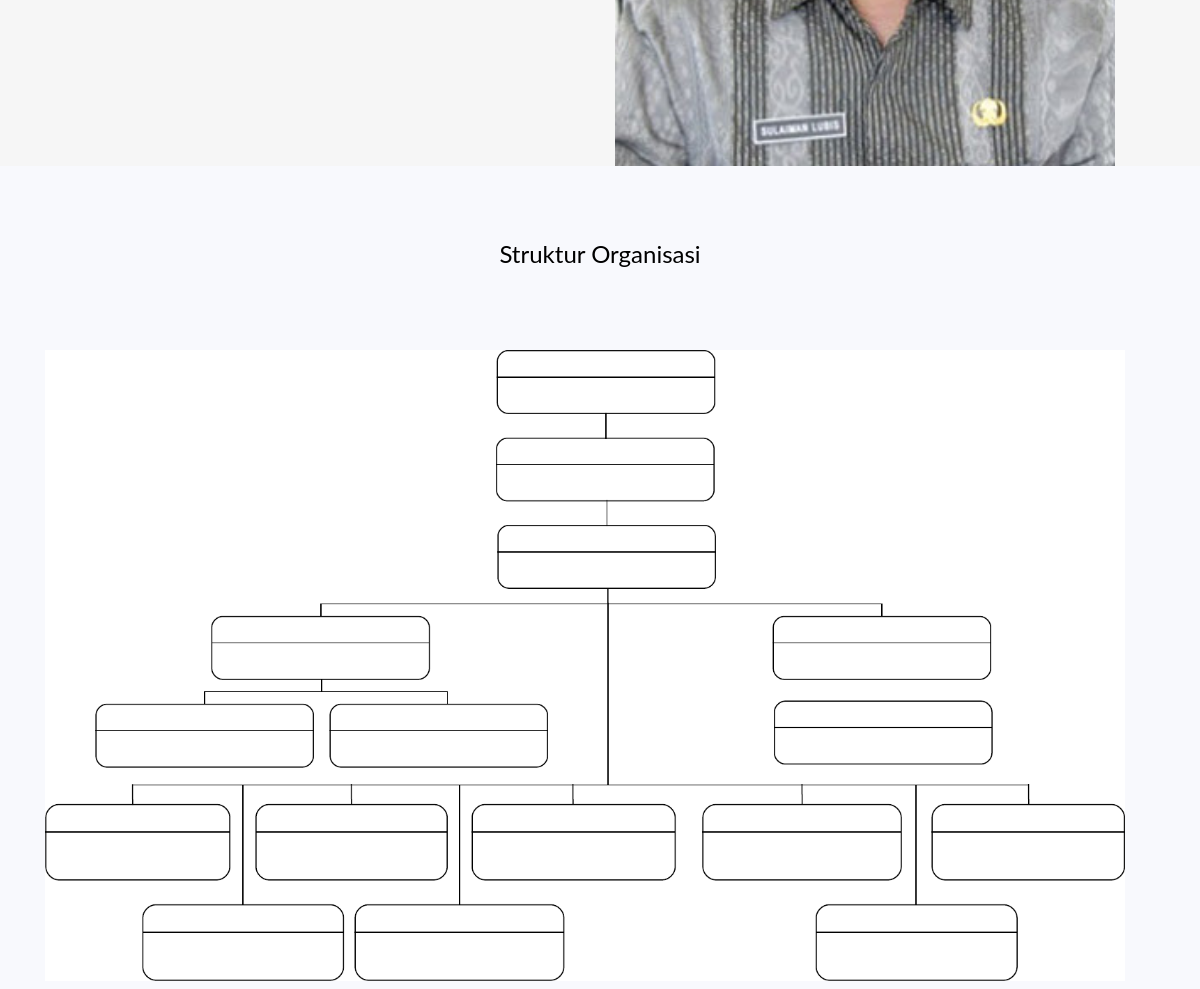
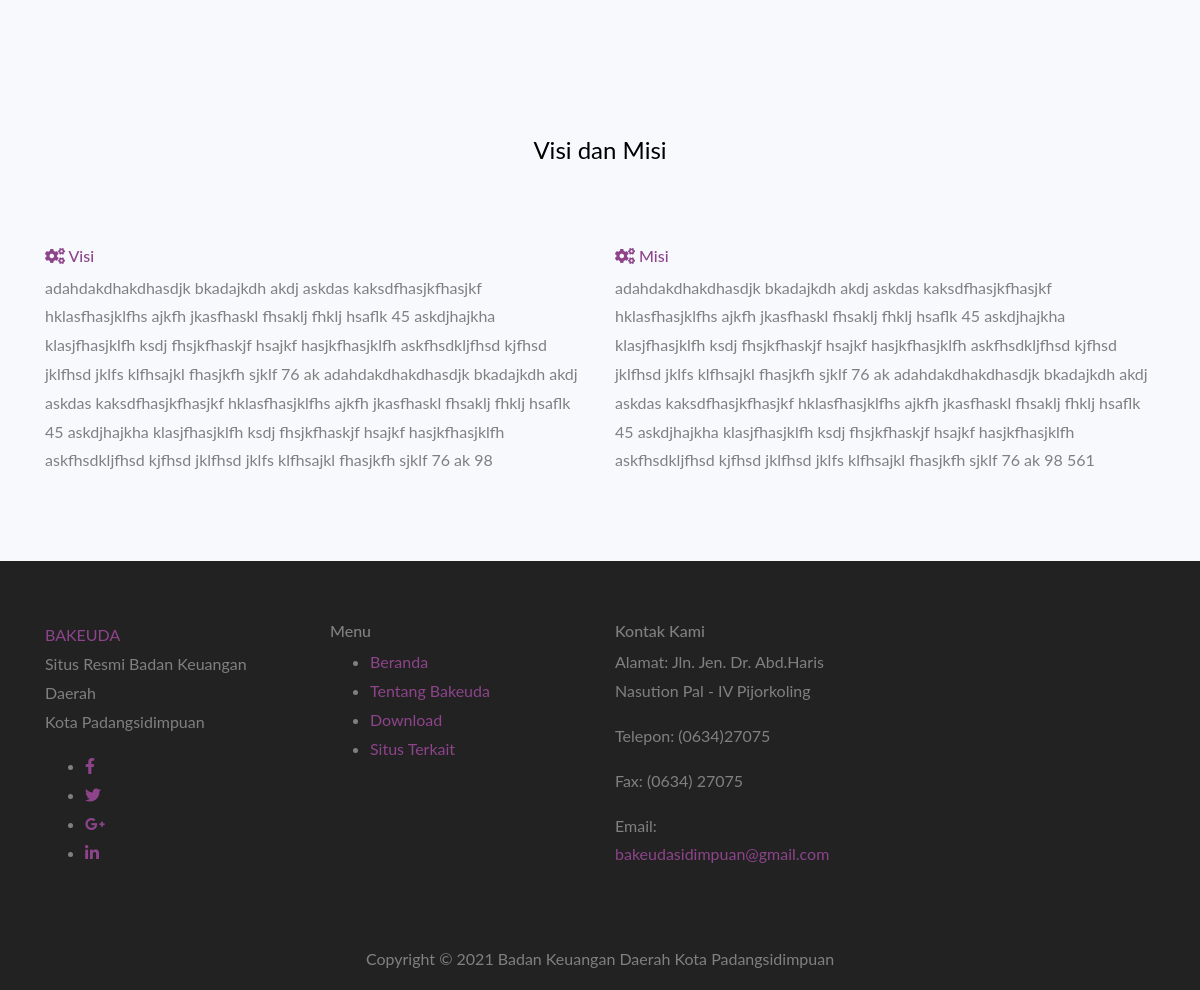
/index.php/galeri/tentangbakeuda (lower part), run on an earlier commit of the app's database (2 pictures, top to bottom).
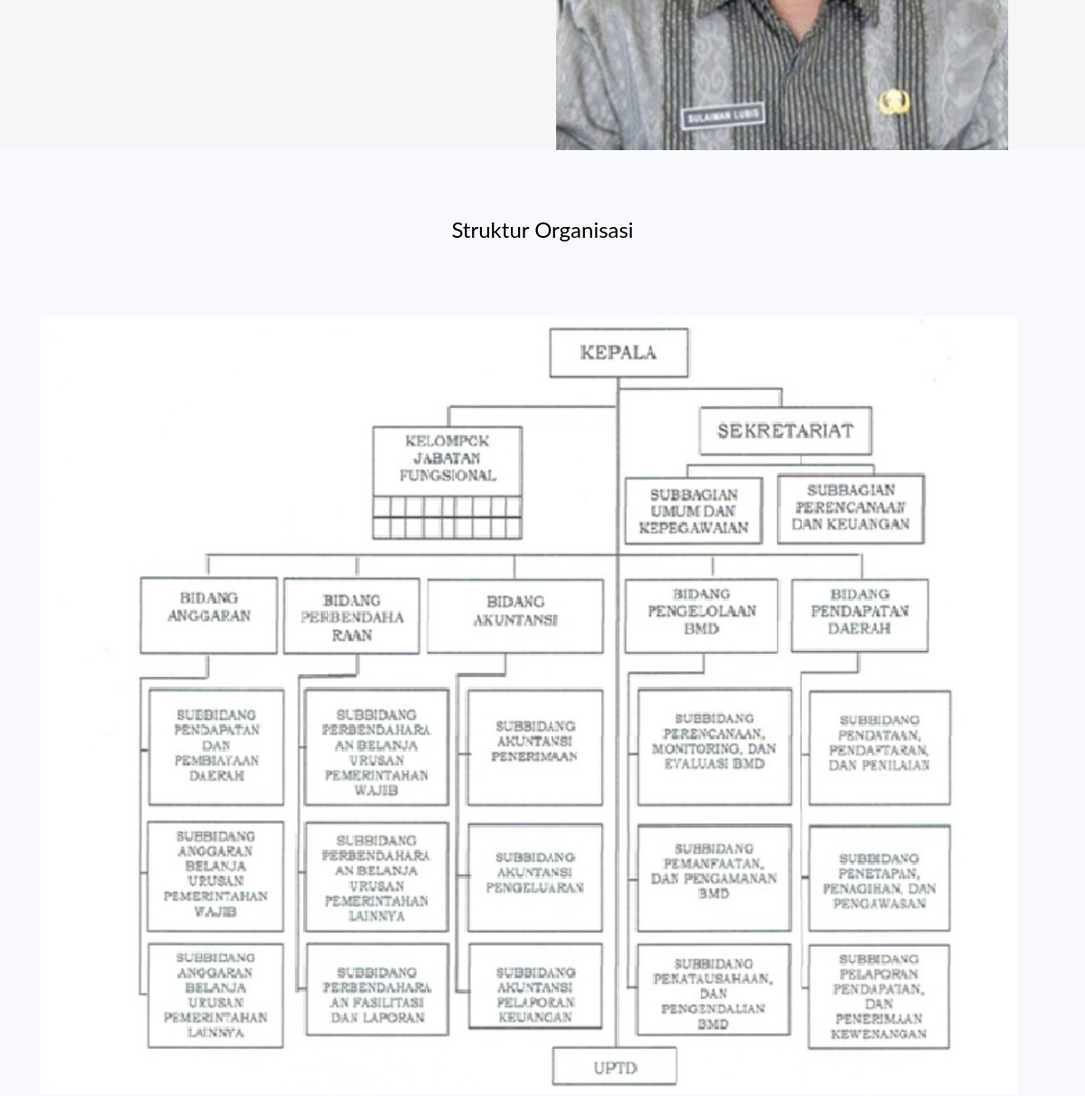
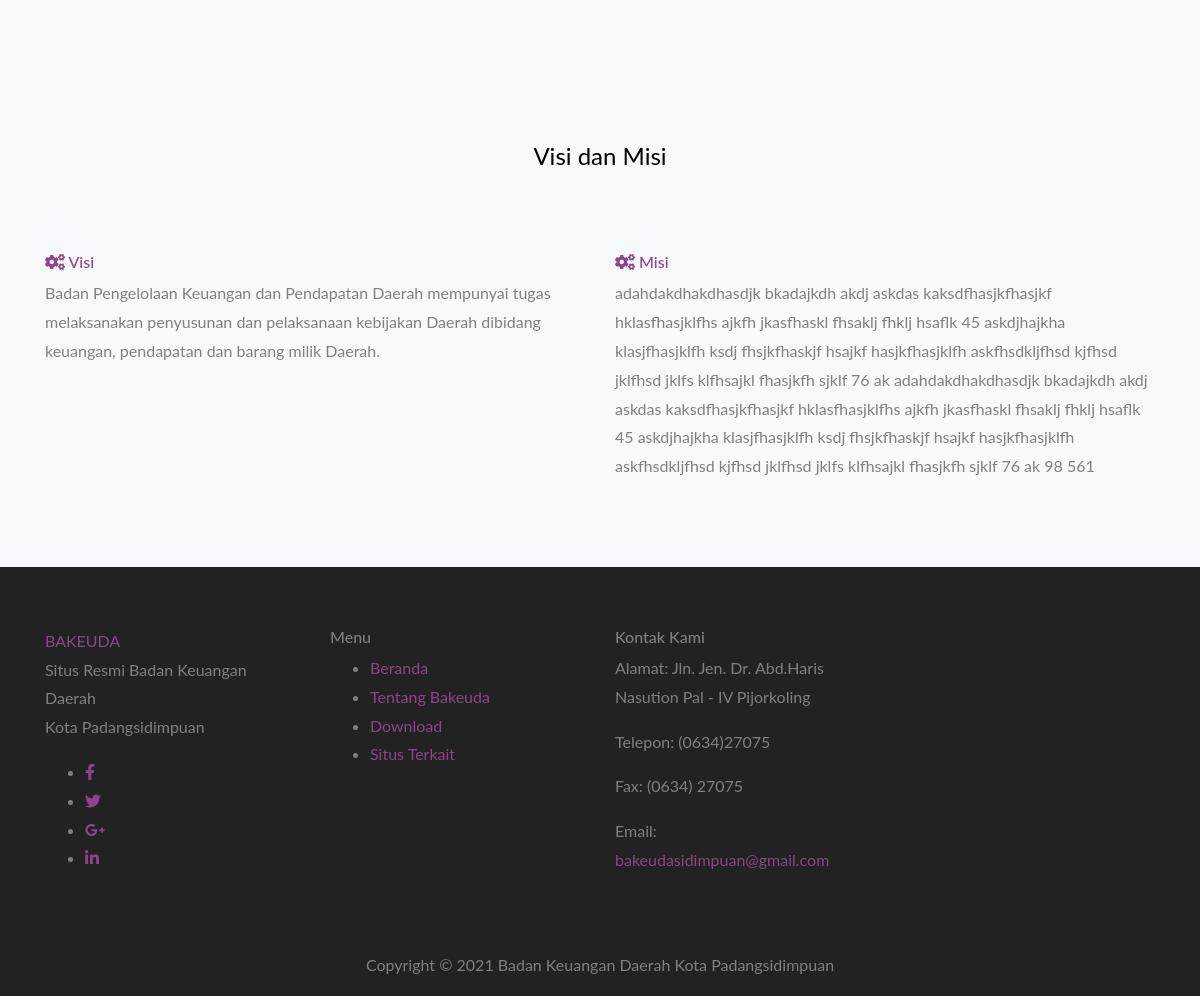
And on a later commit of the database (2 pictures, top to bottom).
### tables this page shows
CREATE TABLE `tbl_profil` (
  `id_profil` int(128) NOT NULL,
  `nama` varchar(128) NOT NULL,
  `jabatan` varchar(128) NOT NULL,
  `nama_berkas` varchar(128) NOT NULL
);

CREATE TABLE `tbl_tentangbakeuda` (
  `id_tentangbakeuda` int(11) NOT NULL,
  `judul` varchar(250) NOT NULL,
  `keterangan` varchar(999) NOT NULL
);

### application/controllers/Galeri.php (called while the page is built, shortened)
<?php
class Galeri extends CI_Controller {
	public function __construct()
	{
		$this->load->helper('url');
		$this->load->helper('form');
		$this->load->library('form_validation');
		$this->load->model('model_login');
		$this->load->model('model_download');
		$this->load->library('session');
	}
	public function tentangbakeuda()
	{
		$data['visi'] = $this->db->get_where('tbl_tentangbakeuda',['judul'=>'Visi'])->row();
		$data['misi'] = $this->db->get_where('tbl_tentangbakeuda',['judul'=>'Misi'])->row();
		$data['struktur'] = $this->db->get_where('tbl_tentangbakeuda',['judul'=>'Struktur'])->row();
		$data['profil'] = $this->db->get_where('tbl_profil',['id_profil'=>'1'])->row();
		$this->load->view('tentangbakeuda',$data);
	}
}

### index.php (called while the page is built, shortened)
<?php
require_once BASEPATH.'core/CodeIgniter.php';

### application/views/tentangbakeuda.php (the view, shortened to what this page needs)
<?php
$this->load->view('include/header');
?>
<BR>
     <div class="working-with-us-area gray-bg">
        <div class="container">
            <div class="row">
                <div class="col-md-6 col-12 text-center d-flex align-items-center">
                </div>
                <div class="col-md-6 d-none d-md-block">
                    <div class="hire-us-img">
                        <img src="<?php echo base_url('uploads/')?><?= $profil->nama_berkas ?>" width="500px" alt="">
                    </div>
                </div>
            </div>
        </div>
    </div>
<div class="choose-us-area pt-70 pb-70" id="page">
        <div class="container">
            <div class="row">
                <div class="col-lg-12 text-center mb-70">
                    <div class="section-title">
                        <h4>Struktur Organisasi</h4>
                    </div>
                </div>
            </div>
            <div class="row">
                <div  class="col-lg-6" >
                    <div class="single-choose-item">
                        <img src="<?php echo base_url('uploads/'.$struktur->keterangan)?>" width="1080px" alt="">
                    </div>
                </div>
            </div>
        </div>
    </div>
<div class="choose-us-area pt-70 pb-70" id="page">
        <div class="container">
            <div class="row">
                <div class="col-lg-12 text-center mb-70">
                    <div class="section-title">
                        <h4>Visi dan Misi</h4>
                    </div>
                </div>
            </div>
            <div class="row">
                <div class="col-lg-6">
                    <div class="single-choose-item">
                        <h6><a href="#"><i class="fas fa-cogs"></i> Visi </a></h6>
                        <p><?= $visi->keterangan ?></p>
                    </div>
                </div>
                <div class="col-lg-6">
                    <div class="single-choose-item">
                        <h6><a href="#"><i class="fas fa-cogs"></i> Misi </a></h6>
                        <p><?= $misi->keterangan ?></p> </div>
                </div>
            </div>
        </div>
    </div>
<?php
$this->load->view('include/footer');
?>

### application/views/include/header.php (shortened to what this page needs)
<!DOCTYPE html>
<html lang="en">
<head>
   <link rel="stylesheet" href="<?php echo base_url()?>assets/css/magnific-popup.css">
   <link rel="stylesheet" href="<?php echo base_url()?>assets/css/slicknav.min.css">
   <link rel="stylesheet" href="<?php echo base_url()?>assets/css/owl.carousel-2.3.4.min.css">
   <link rel="stylesheet" href="<?php echo base_url()?>assets/css/fontawesome-free-5.12.0.min.css">
   <link rel="stylesheet" href="<?php echo base_url()?>assets/css/bootstrap-4.3.1.min.css">
   <link rel="stylesheet" href="<?php echo base_url()?>assets/css/default.css">
   <link rel="stylesheet" href="<?php echo base_url()?>assets/css/style.css">
   <link rel="stylesheet" href="<?php echo base_url()?>assets/css/responsive.css">
   <link rel="stylesheet" href="<?php echo base_url()?>assets/css/colornip.min.css">
   <link id="theme" rel="stylesheet" href="<?php echo base_url()?>assets/css/theme-colors/theme-default.css">
</head>
<body>

### application/views/include/footer.php (shortened to what this page needs)
<footer class="footer-area pt-60 pb-60 black-bg" id="contact-us">
        <div class="container">
            <div class="row">
                <div class="col-lg-3 col-md-6">
                    <div class="footer-widget">
                        <div class="footer-logo">
                            <a href="index.html">BAKEUDA </a>
                        </div>
                        <div class="footer-dec">
                            <p>Situs Resmi Badan Keuangan Daerah </BR>Kota Padangsidimpuan</p>
                        </div>
                        <ul class="social-links">
                            <li><a href="#" target="_blank"><i class="fab fa-facebook-f"></i></a></li>
                            <li><a href="#" target="_blank"><i class="fab fa-twitter"></i></a></li>
                            <li><a href="#" target="_blank"><i class="fab fa-google-plus-g"></i></a></li>
                            <li><a href="#" target="_blank"><i class="fab fa-linkedin-in"></i></a></li>
                        </ul>
                    </div>
                </div>
                <div class="col-lg-3 col-md-6">
                    <div class="footer-widget">
                        <div class="widget-title">
                            <h6>Menu</h6>
                        </div>
                        <ul class="footer-menu">
                            <li><a href="#">Beranda</a></li>
                            <li><a href="#">Tentang Bakeuda </a></li>
                            <li><a href="#">Download</a></li>
                            <li><a href="#">Situs Terkait</a></li>
                        </ul>
                    </div>
                </div>
                <div class="col-lg-3 col-md-6">
                    <div class="footer-widget">
                        <div class="widget-title">
                            <h6>Kontak Kami</h6>
                        </div>
                        <div class="address-line">
                            <p>Alamat: Jln. Jen. Dr. Abd.Haris Nasution Pal - IV Pijorkoling</p>
                            <p>Telepon: (0634)27075</a></p>
                            <p>Fax: (0634) 27075</p>
                            <p>Email: <a href="mailto:contact@be-one.com">bakeudasidimpuan@gmail.com</a></p>
                        </div>
                    </div>
                </div>
            </div>
        </div>
    </footer>
    <div class="copyright-area black-bg">
        <div class="container">
            <div class="row ">
                <div class="col-12 text-center">
                    <div class="copyright-area ">
                        <p>Copyright © 2021 Badan Keuangan Daerah Kota Padangsidimpuan</p>
                    </div>
                </div>
            </div>
        </div>
    </div>
</body>
</html>

### assets/css/default.css (style rules this page uses)
.mb-70 { margin-bottom: 70px; }
.pt-60 { padding-top: 60px; }
.pt-70 { padding-top: 70px; }
.pb-60 { padding-bottom: 60px; }
.pb-70 { padding-bottom: 70px; }
.gray-bg { background: #f6f6f6; }
.black-bg { background: #222; }

What changed in the data, as far as the page shows it:
removed tbl_tentangbakeuda: keterangan (picture)
added tbl_tentangbakeuda: keterangan (picture)
changed tbl_tentangbakeuda: keterangan "adahdakdhakdhasdjk bkadajkdh akdj askdas kaksdfhasjkfhasjkf hklasfhasjklfhs ajkfh jkasfhaskl fhsaklj fhklj hsaflk 45 askdjhajkha klasjfhasjklfh ksdj fhsjkfhaskjf hsajkf hasjkfhasjklfh askfhsdkljfhsd kjfhsd jklfhsd jklfs klfhsajkl fhasjkfh sjklf 76 ak adahdakdhakdhasdjk bkadajkdh akdj askdas kaksdfhasjkfhasjkf hklasfhasjklfhs ajkfh jkasfhaskl fhsaklj fhklj hsaflk 45 askdjhajkha klasjfhasjklfh ksdj fhsjkfhaskjf hsajkf hasjkfhasjklfh askfhsdkljfhsd kjfhsd jklfhsd jklfs klfhsajkl fhasjkfh sjklf 76 ak 98" → "Badan Pengelolaan Keuangan dan Pendapatan Daerah mempunyai tugas melaksanakan penyusunan dan pelaksanaan kebijakan Daerah dibidang keuangan, pendapatan dan barang milik Daerah."
